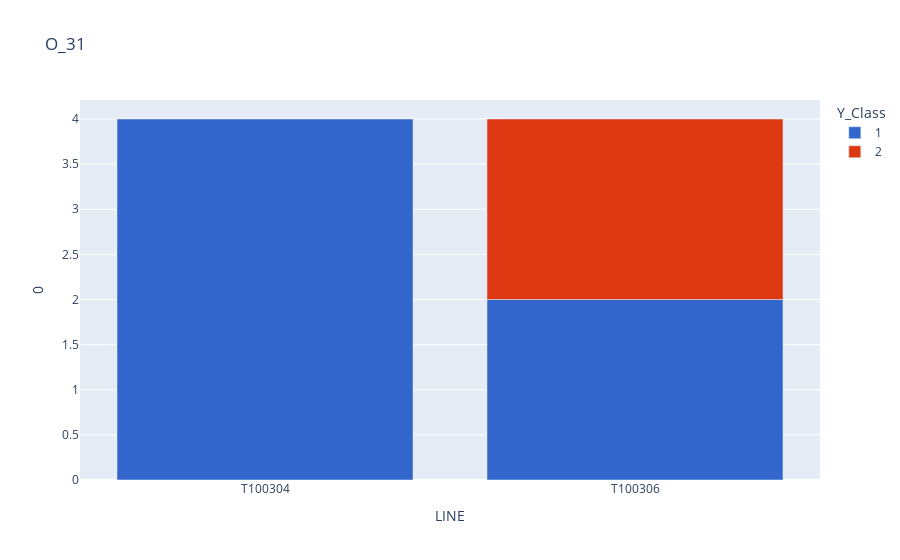

Write notebook code for a chart like this one.
### Code cell
grouped = vis_df2.groupby([vis_df2['PRODUCT_CODE'], vis_df2['LINE']]).value_counts().reset_index()
A_group = grouped[grouped['PRODUCT_CODE']=='O_31']
fig = px.bar(A_group, x="LINE", y=0, color ="Y_Class", title="O_31", color_discrete_sequence=px.colors.qualitative.G10)
fig.show()

### Figure 1 — Plotly figure (JSON) as saved in the notebook; plotly's stock layout.template omitted (floating-point values rounded to 4 significant figures)
{"data": [{"alignmentgroup": "True", "hovertemplate": "Y_Class=1<br>LINE=%{x}<br>0=%{y}<extra></extra>", "legendgroup": "1", "marker": {"color": "#3366CC", "pattern": {"shape": ""}}, "name": "1", "offsetgroup": "1", "orientation": "v", "showlegend": true, "textposition": "auto", "type": "bar", "x": ["T100304", "T100306"], "xaxis": "x", "y": [4, 2], "yaxis": "y"}, {"alignmentgroup": "True", "hovertemplate": "Y_Class=2<br>LINE=%{x}<br>0=%{y}<extra></extra>", "legendgroup": "2", "marker": {"color": "#DC3912", "pattern": {"shape": ""}}, "name": "2", "offsetgroup": "2", "orientation": "v", "showlegend": true, "textposition": "auto", "type": "bar", "x": ["T100306"], "xaxis": "x", "y": [2], "yaxis": "y"}], "layout": {"autosize": true, "barmode": "relative", "legend": {"title": {"text": "Y_Class"}, "tracegroupgap": 0}, "title": {"text": "O_31"}, "xaxis": {"anchor": "y", "autorange": true, "domain": [0, 1], "range": [-0.5, 1.5], "title": {"text": "LINE"}, "type": "category"}, "yaxis": {"anchor": "x", "autorange": true, "domain": [0, 1], "range": [0, 4.211], "title": {"text": "0"}, "type": "linear"}}}
